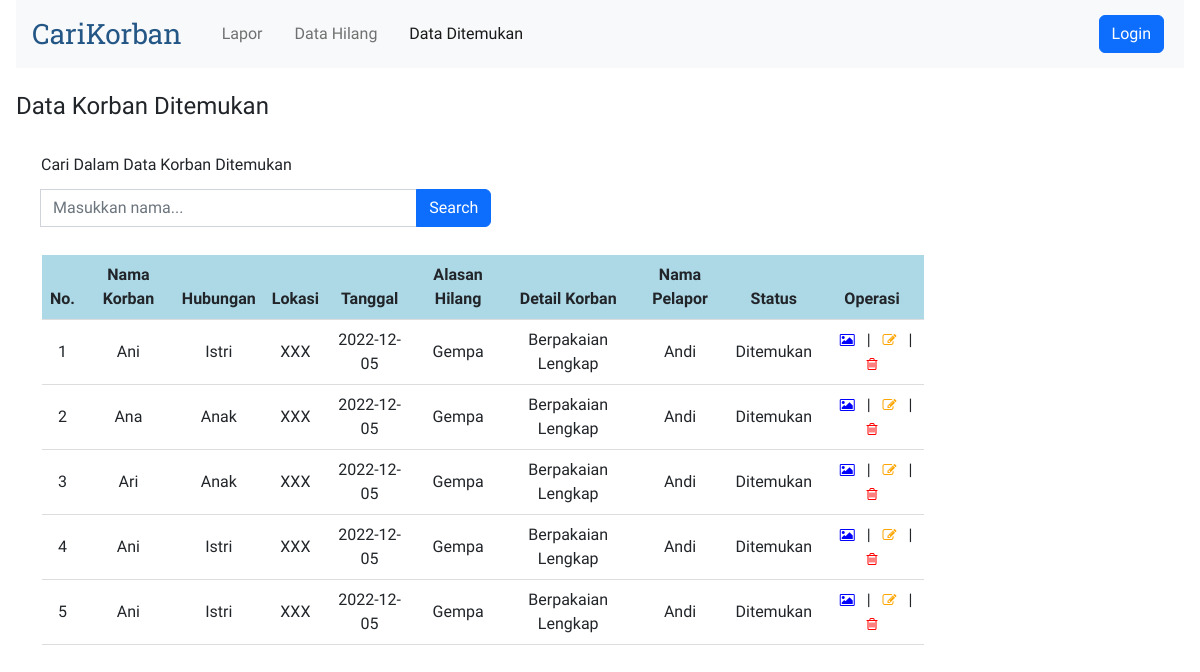
Page /views/dataditemukan.php on the committed database.
### tables this page shows
CREATE TABLE `korban` (
  `idx` int(11) NOT NULL,
  `nama_korban` varchar(30) NOT NULL,
  `hubungan` varchar(10) NOT NULL,
  `lokasi` varchar(20) NOT NULL,
  `tanggal` varchar(30) NOT NULL,
  `alasan_hilang` varchar(30) NOT NULL,
  `detail` varchar(255) NOT NULL,
  `nama_pelapor` varchar(30) NOT NULL,
  `telepon` varchar(30) NOT NULL,
  `email` varchar(30) NOT NULL,
  `status` varchar(30) NOT NULL,
  `nama_gambar` varchar(255),
  `file_gambar` longblob
);

### connection.php (called while the page is built)
<?php
abstract class Connection
{
    protected function get_connection()
    {
        $host = "localhost";
        $database = "carikorban";
        $username = "root";
        $password = "";
        $connect = new mysqli($host, $username, $password, $database);
        return $connect;
    }
}

### models/korban.php (called while the page is built, shortened)
<?php
include '..\connection.php';
class KorbanDitemukan extends Korban
{
    private $conn;
    public function __construct()
    {
        $this->conn = $this->get_connection();
    }
    public function tampil_data()
    {
        $sql = "SELECT * FROM korban WHERE status = 'Ditemukan'";
        $bind = $this->conn->query($sql);
        while ($obj = $bind->fetch_object()) {
            $baris[] = $obj;
        }
        if (!empty($baris)) {
            return $baris;
        }
    }
}

### views/dataditemukan.php (the view, shortened to what this page needs)
<?php
include '..\models\korban.php';
$model2 = new KorbanDitemukan();
$index = 1;
?>
<!doctype html>
<html lang="en">
<head>
    <link rel="stylesheet" href="https://cdnjs.cloudflare.com/ajax/libs/font-awesome/4.7.0/css/font-awesome.min.css">
    <link href="https://cdn.jsdelivr.net/npm/bootstrap@5.2.3/dist/css/bootstrap.min.css" rel="stylesheet"
>
</head>
<body>
    <div>
        <nav class="navbar navbar-expand-lg bg-light">
            <div class="container-fluid">
                <a class="navbar-brand logo" href="#">CariKorban</a>
                <div class="collapse navbar-collapse" id="navbarCollapse">
                    <ul class="navbar-nav me-auto mb-2 mb-lg-0">
                        <li class="nav-item">
                            <a class="nav-link" aria-current="page" href="lapor.php">Lapor</a>
                        </li>
                        <li class="nav-item">
                            <a class="nav-link" href="datahilang.php">Data Hilang</a>
                        </li>
                        <li class="nav-item">
                            <a class="nav-link active" href="dataditemukan.php">Data Ditemukan</a>
                        </li>
                    </ul>
                    <?php
                    if ($_SESSION['role'] == 'Admin') { ?>
                        <a href="logout.php"><button type="button"
                                class="d-flex btn btn-danger my-2 my-sm-0">Logout</button></a>
                        <?php
                    } else { ?>
                        <a href="login.php"><button type="button"
                                class="d-flex btn btn-primary my-2 my-sm-0">Login</button></a>
                        <?php
                    } ?>
                </div>
            </div>
        </nav>
        <br>
        <h4>Data Korban Ditemukan</h4>
        <br>
        <form action="dataditemukan.php" method="get">
            <label class="form-label">Cari Dalam Data Korban Ditemukan</label>
            <div class="input-group my-1" style="width: 40%;">
                <br>
                <input class="form-control" type="search" name="cari" placeholder="Masukkan nama...">
                <button class="btn btn-primary" type="submit" id="button-addon2" value="cari">Search</button>
            </div>
        </form>
        <br>
        <table class="table align-middle mb-0 bg-white">
            <thead style="background-color: lightblue;">
                <tr>
                    <th>No.</th>
                    <th>Nama Korban</th>
                    <th>Hubungan</th>
                    <th>Lokasi</th>
                    <th>Tanggal</th>
                    <th>Alasan Hilang</th>
                    <th>Detail Korban</th>
                    <th>Nama Pelapor</th>
                    <th>Status</th>
                    <?php if ($_SESSION['role'] == 'Guest') { ?>
                        <th><a title="Lihat Foto">Foto Korban</a></th>
                    <?php } else { ?>
                        <th><a title="Operasi">Operasi</a></th>
                    <?php } ?>
                </tr>
            </thead>
            <tbody>
                <?php
                if (isset($_GET['cari'])) {
                    $cari = $_GET['cari'];
                    $result = $model2->search($cari);
                } else {
                    $result = $model2->tampil_data();
                }
                if (!empty($result)) {
                    foreach ($result as $data): ?>
                        <tr>
                            <td>
                                <?= $index++ ?>
                            </td>
                            <td>
                                <?= $data->nama_korban ?>
                            </td>
                            <td>
                                <?= $data->hubungan ?>
                            </td>
                            <td>
                                <?= $data->lokasi ?>
                            </td>
                            <td>
                                <?= $data->tanggal ?>
                            </td>
                            <td>
                                <?= $data->alasan_hilang ?>
                            </td>
                            <td>
                                <?= $data->detail ?>
                            </td>
                            <td>
                                <?= $data->nama_pelapor ?>
                            </td>
                            <td>
                                <?= $data->status ?>
                            </td>
                            <td>
                                <?php if ($_SESSION['role'] == 'Guest') { ?>
                                    <a title="Lihat Foto" name="foto" id="foto" target="_blank" rel="noopener noreferrer"
                                        href="lihatfoto.php?idx=<?= $data->idx ?>"><i class="fa fa-picture-o"
                                            style="font-size:14px;color:blue"></i></a>
                                <?php } else { ?>
                                    <a title="Lihat Foto" name="foto" id="foto" target="_blank" rel="noopener noreferrer"
                                        href="lihatfoto.php?idx=<?= $data->idx ?>"><i class="fa fa-picture-o"
                                            style="font-size:14px;color:blue"></i></a>
                                    |
                                    <a title="Ubah" name="edit" id="edit" href="edit.php?idx=<?= $data->idx ?>"><i
                                            class="fa fa-edit" style="font-size:14px;color:orange"></i></a>
                                    |
                                    <a title="Hapus" name="hapus" id="hapus" href="..\models\process.php?idx=<?= $data->idx ?>"><i
                                            class="fa fa-trash-o" style="font-size:14px;color:red"></i></a>
                                <?php } ?>
                            </td>
                        </tr>
                    <?php endforeach;
                } else { ?>
                    <tr>
                        <td colspan="9">Belum ada data korban ditemukan.</td>
                    </tr>
                <?php } ?>
            </tbody>
        </table>
    </div>
</body>
</html>

### views/dataditemukan.php (style rules this page uses)
*, html, body { margin: 0 4px; padding: 0; }
body { font-family: 'Readex Pro'; }
a { text-decoration: none; }
.logo { font-family: 'Roboto Slab'; font-size: 28px; color: #245786; }
form { margin: 0 25px; }
.table { width: 75%; text-align: center; border-bottom: 1px solid #ddd; border-collapse: collapse; margin: 0 30px; }

### rows in the picture
korban: nama_korban "Ani", hubungan "Istri", lokasi "XXX", tanggal "2022-12-05", alasan_hilang "Gempa", detail "Berpakaian Lengkap", nama_pelapor "Andi", status "Ditemukan"
korban: nama_korban "Ana", hubungan "Anak", lokasi "XXX", tanggal "2022-12-05", alasan_hilang "Gempa", detail "Berpakaian Lengkap", nama_pelapor "Andi", status "Ditemukan"
korban: nama_korban "Ari", hubungan "Anak", lokasi "XXX", tanggal "2022-12-05", alasan_hilang "Gempa", detail "Berpakaian Lengkap", nama_pelapor "Andi", status "Ditemukan"
korban: nama_korban "Ani", hubungan "Istri", lokasi "XXX", tanggal "2022-12-05", alasan_hilang "Gempa", detail "Berpakaian Lengkap", nama_pelapor "Andi", status "Ditemukan"
korban: nama_korban "Ani", hubungan "Istri", lokasi "XXX", tanggal "2022-12-05", alasan_hilang "Gempa", detail "Berpakaian Lengkap", nama_pelapor "Andi", status "Ditemukan"
